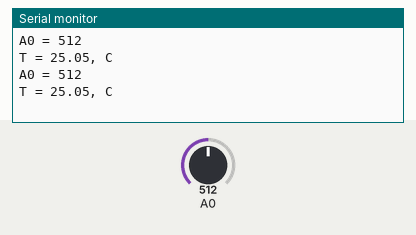
Simulated run of this sketch. Board: Arduino Uno, built with avr-gcc and run on an emulated ATmega328P. Shown: the last lines printed to the serial monitor. The inputs (shaded band) are chosen by the test bench; at power-on: A0 = 512.

Above: at 1.8 s.
1.9 s: A0 set to 716
At 2.6 s:
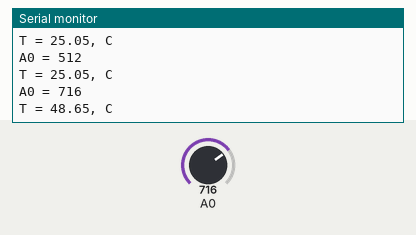
3.4 s: A0 set to 900
At 4.8 s:
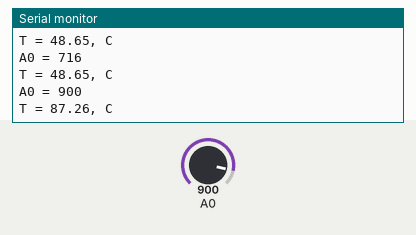
Timing chart, 0 to 6.4 s (numbered marks = the images above; inputs shaded):
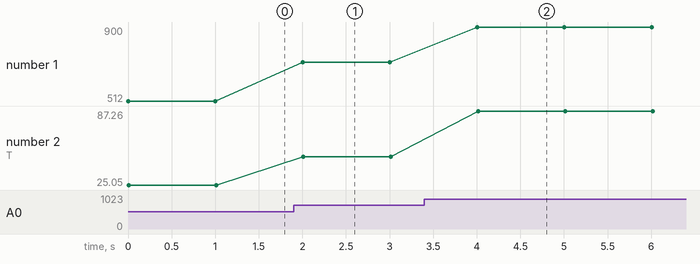

Measured:
- after the input at 1.9 s, the serial monitor: prints a new line after 0.10 s (image 1)
- after the input at 3.4 s, the serial monitor: prints a new line after 0.60 s (image 2)
- plotted number 1: 512 → 716 after the input at 1.9 s, 716 → 900 after the input at 3.4 s
- plotted number 2: 25.05 → 48.65 after the input at 1.9 s, 48.65 → 87.26 after the input at 3.4 s

The sketch:

SNS-TMP10K.ino
```cpp
/*
 * Sample example for Olimexino-328 Rev.C and thermistor 10 kOhm, B=3435
 * In order to work connect:
 * one of the outputs of thermistor to 3.3V;
 * the other one to A0;
 * A0 through 10 kOhm to GND.
 *
 *    ^ 3.3V
 *    |
 *   _|_
 *  |NTC|
 *  |10K|
 *  |___|
 *    |
 *    |
 *    +------------ A0
 *    |
 *   _|_
 *  |   |
 *  |10K|
 *  |___|
 *    |
 * ___|___  GND
 *   ___
*/


void setup()
{
  Serial.begin (9600);
  pinMode (A0, INPUT);
}

int tmp;
float r, temperature;

#define  R0  ((float)10000)
#define B ((float)3435)
// R0 = 10000 [ohm]
// B  = 3435
// T0 = 25 [C] = 298.15, [K]
// r = (ADC_MAX * R0) / (ADC_VAL) - R0
// R_ = R0 * e ^ (-B / T0), [ohm] --> const ~= 0.09919 (10K);
// T = B/ln (r/R_), [K]

void loop()
{
  tmp = analogRead (A0);
  Serial.print ("A0 = ");
  Serial.println (tmp);
  r = ((1023.0*R0)/(float)tmp)-R0;
  temperature = B/log(r/0.09919) - 273.15;  // log is ln in this case

  Serial.print ("T = ");
  Serial.print (temperature);
  Serial.println (", C");
  delay (1000);
}
```
